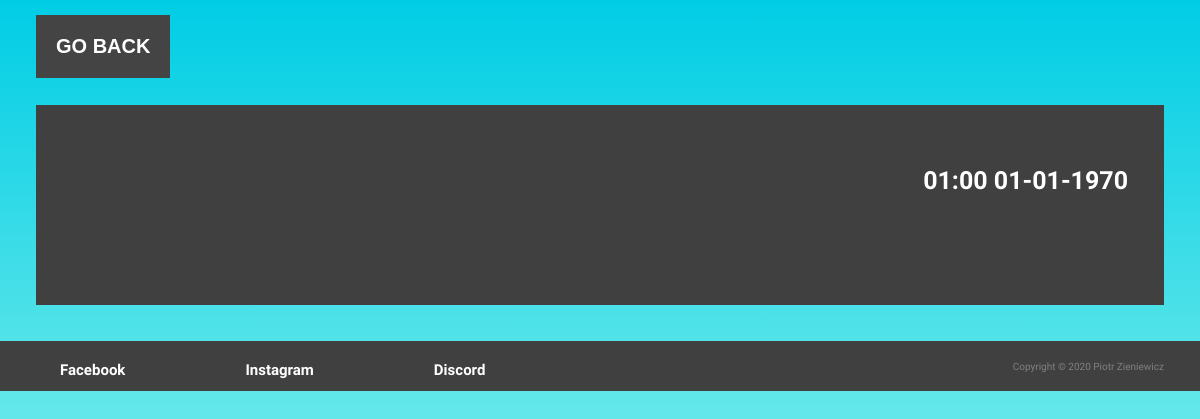
Before: /article.php?id=1 with the older database file.
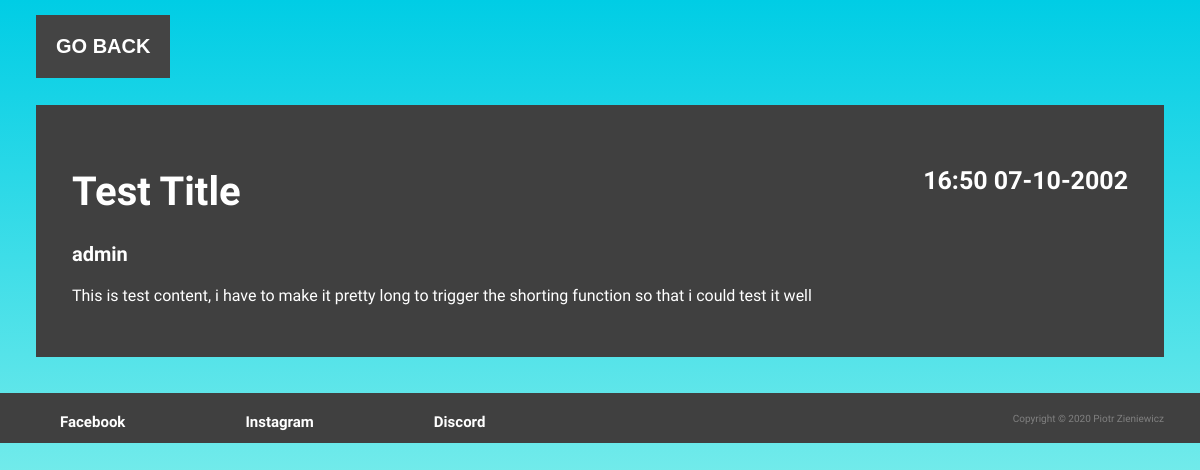
After: the same page with the newer database file.
### tables this page shows
CREATE TABLE `vqa_articles` (
  `id` int(11) NOT NULL,
  `status` text NOT NULL,
  `date` int(11) NOT NULL,
  `title` text NOT NULL,
  `content` text NOT NULL,
  `author` int(11) NOT NULL,
  `readCount` int(11) NOT NULL DEFAULT 0
);

CREATE TABLE `vqa_accounts` (
  `id` int(11) NOT NULL,
  `login` text NOT NULL,
  `hash` text NOT NULL
);

### conf.php (called while the page is built, shortened)
<?php
	$dbprefix="vqa_";
?>

### parsedown.php (called while the page is built, shortened)
<?php
class Parsedown
{
    function text($text)
    {
        $Elements = $this->textElements($text);
        $markup = $this->elements($Elements);
        $markup = trim($markup, "\n");
        return $markup;
    }
    protected function textElements($text)
    {
        $text = str_replace(array("\r\n", "\r"), "\n", $text);
        $text = trim($text, "\n");
        $lines = explode("\n", $text);
        return $this->linesElements($lines);
    }
    protected $breaksEnabled;
    protected $safeMode;
    protected $unmarkedBlockTypes = array(
        'Code',
    );
    protected function linesElements(array $lines)
    {
        $Elements = array();
        $CurrentBlock = null;
        foreach ($lines as $line)
        {
            if (chop($line) === '')
            {
                continue;
            }
            $indent = strspn($line, ' ');
            $text = $indent > 0 ? substr($line, $indent) : $line;
            $Line = array('body' => $line, 'indent' => $indent, 'text' => $text);
            $marker = $text[0];
            $blockTypes = $this->unmarkedBlockTypes;
            foreach ($blockTypes as $blockType)
            {
                $Block = $this->{"block$blockType"}($Line, $CurrentBlock);
            }
            if (isset($Block))
            {
                $CurrentBlock = $Block;
            }
            else
            {
                $CurrentBlock = $this->paragraph($Line);
                $CurrentBlock['identified'] = true;
            }
        }
        if (isset($CurrentBlock))
        {
            $Elements[] = $this->extractElement($CurrentBlock);
        }
        return $Elements;
    }
    protected function extractElement(array $Component)
    {
        return $Component['element'];
    }
    protected function paragraph($Line)
    {
        return array(
            'type' => 'Paragraph',
            'element' => array(
                'name' => 'p',
                'handler' => array(
                    'function' => 'lineElements',
                    'argument' => $Line['text'],
                    'destination' => 'elements',
                ),
            ),
        );
    }
    protected function lineElements($text, $nonNestables = array())
    {
        $text = str_replace(array("\r\n", "\r"), "\n", $text);
        $Elements = array();
        $InlineText = $this->inlineText($text);
        $Elements[] = $InlineText['element'];
        foreach ($Elements as &$Element)
        {
            if ( ! isset($Element['autobreak']))
            {
                $Element['autobreak'] = false;
            }
        }
        return $Elements;
    }
    protected function inlineText($text)
    {
        $Inline = array(
            'extent' => strlen($text),
            'element' => array(),
        );
        $Inline['element']['elements'] = self::pregReplaceElements(
            $this->breaksEnabled ? '/[ ]*+\n/' : '/(?:[ ]*+\\\\|[ ]{2,}+)\n/',
            array(
                array('name' => 'br'),
                array('text' => "\n"),
            ),
            $text
        );
        return $Inline;
    }
    protected function handle(array $Element)
    {
        if (isset($Element['handler']))
        {
            if (!isset($Element['nonNestables']))
            {
                $Element['nonNestables'] = array();
            }
            if (is_string($Element['handler']))
            {
                $function = $Element['handler'];
                $argument = $Element['text'];
                unset($Element['text']);
                $destination = 'rawHtml';
            }
            else
            {
                $function = $Element['handler']['function'];
                $argument = $Element['handler']['argument'];
                $destination = $Element['handler']['destination'];
            }
            $Element[$destination] = $this->{$function}($argument, $Element['nonNestables']);
            unset($Element['handler']);
        }
        return $Element;
    }
    protected function element(array $Element)
    {
        $Element = $this->handle($Element);
        $hasName = isset($Element['name']);
        $markup = '';
        if ($hasName)
        {
            $markup .= '<' . $Element['name'];
        }
        $permitRawHtml = false;
        if (isset($Element['text']))
        {
            $text = $Element['text'];
        }
        elseif (isset($Element['rawHtml']))
        {
            $text = $Element['rawHtml'];
            $allowRawHtmlInSafeMode = isset($Element['allowRawHtmlInSafeMode']) && $Element['allowRawHtmlInSafeMode'];
            $permitRawHtml = !$this->safeMode || $allowRawHtmlInSafeMode;
        }
        $hasContent = isset($text) || isset($Element['element']) || isset($Element['elements']);
        if ($hasContent)
        {
            $markup .= $hasName ? '>' : '';
            if (isset($Element['elements']))
            {
                $markup .= $this->elements($Element['elements']);
            }
            elseif (isset($Element['element']))
            {
                $markup .= $this->element($Element['element']);
            }
            else
            {
                if (!$permitRawHtml)
                {
                    $markup .= self::escape($text, true);
                }
                else
                {
                    $markup .= $text;
                }
            }
            $markup .= $hasName ? '</' . $Element['name'] . '>' : '';
        }
        elseif ($hasName)
        {
            $markup .= ' />';
        }
        return $markup;
    }
    protected function elements(array $Elements)
    {
        $markup = '';
        $autoBreak = true;
        foreach ($Elements as $Element)
        {
            $autoBreakNext = (isset($Element['autobreak'])
                ? $Element['autobreak'] : isset($Element['name'])
            );
            $autoBreak = !$autoBreak ? $autoBreak : $autoBreakNext;
            $markup .= ($autoBreak ? "\n" : '') . $this->element($Element);
            $autoBreak = $autoBreakNext;
        }
        $markup .= $autoBreak ? "\n" : '';
        return $markup;
    }
    protected static function pregReplaceElements($regexp, $Elements, $text)
    {
        $newElements = array();
        $newElements[] = array('text' => $text);
        return $newElements;
    }
    protected static function escape($text, $allowQuotes = false)
    {
        return htmlspecialchars($text, $allowQuotes ? ENT_NOQUOTES : ENT_QUOTES, 'UTF-8');
    }
    static function instance($name = 'default')
    {
        $instance = new static();
        return $instance;
    }
}

### article.php (the view, shortened to what the changed rows need)
<!doctype html>
<html lang=pl>
	<head>
		<link rel="stylesheet" href="styl.css">
	</head>
	<body>
        <div class='previewBody'>
        <?php
            require_once("conf.php");
            require_once("parsedown.php");
            $link=mysqli_connect($dbhost, $dbuser, $dbpass, $dbname);
            mysqli_query($link, "SET NAMES UTF8");
            $id=$_GET["id"];
            $result=mysqli_query($link, "SELECT ".$dbprefix."articles.*, login FROM ".$dbprefix."articles, ".$dbprefix."accounts WHERE author=".$dbprefix."accounts.id AND ".$dbprefix."articles.id=$id");
            $row=mysqli_fetch_assoc($result);
            $date=date("H:i d-m-Y", $row["date"]);
            $author=$row["login"];
            $title=$row["title"];
            $content=Parsedown::instance()->text($row["content"]);
            echo "<h3 class='previewDate'>$date</h3>";
            echo "<h1 class='previewTitle'>$title</h2>";
            echo "<h3 class='previewAuthor'>$author</h3>";
            echo "<div class='previewContent'>$content</div>";
        ?>
        </div>
    </body>
</html>

Changed rows visible on the page:
now on this page (row edited): vqa_articles: date "16:50 07-10-2002", title "Test Title", vqa_accounts.login "admin", content "This is test content, i have to make it pretty long to trigger the shorting function so that i could test it well"
Other visible differences:
$date: "01:00 01-01-1970" → (not shown)
